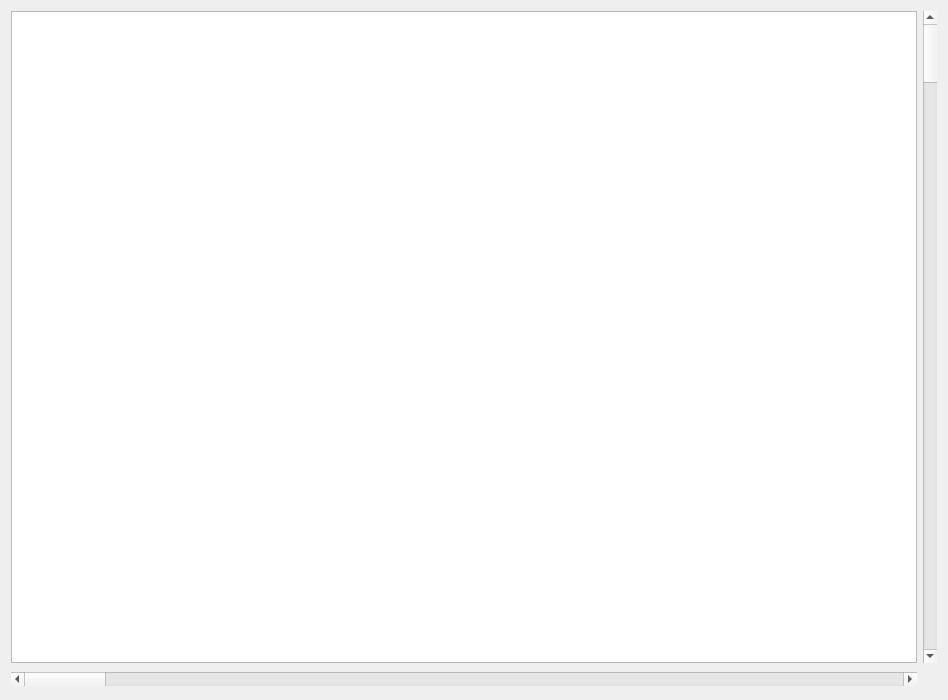
<?xml version="1.0" encoding="UTF-8"?>
<ui version="4.0">
 <class>Form</class>
 <widget class="QWidget" name="Form">
  <property name="geometry">
   <rect>
    <x>0</x>
    <y>0</y>
    <width>948</width>
    <height>700</height>
   </rect>
  </property>
  <property name="windowTitle">
   <string>Form</string>
  </property>
  <layout class="QVBoxLayout" name="verticalLayout_2">
   <item>
    <layout class="QVBoxLayout" name="verticalLayout">
     <item>
      <layout class="QHBoxLayout" name="horizontalLayout">
       <item>
        <widget class="QTableView" name="tableView"/>
       </item>
       <item>
        <widget class="QScrollBar" name="verticalScrollBar">
         <property name="maximumSize">
          <size>
           <width>20</width>
           <height>16777215</height>
          </size>
         </property>
         <property name="orientation">
          <enum>Qt::Vertical</enum>
         </property>
        </widget>
       </item>
      </layout>
     </item>
     <item>
      <layout class="QHBoxLayout" name="horizontalLayout_2">
       <item>
        <widget class="QScrollBar" name="horizontalScrollBar">
         <property name="orientation">
          <enum>Qt::Horizontal</enum>
         </property>
        </widget>
       </item>
       <item>
        <spacer name="horizontalSpacer">
         <property name="orientation">
          <enum>Qt::Horizontal</enum>
         </property>
         <property name="sizeType">
          <enum>QSizePolicy::Fixed</enum>
         </property>
         <property name="sizeHint" stdset="0">
          <size>
           <width>20</width>
           <height>20</height>
          </size>
         </property>
        </spacer>
       </item>
      </layout>
     </item>
    </layout>
   </item>
  </layout>
 </widget>
 <resources/>
 <connections/>
</ui>
